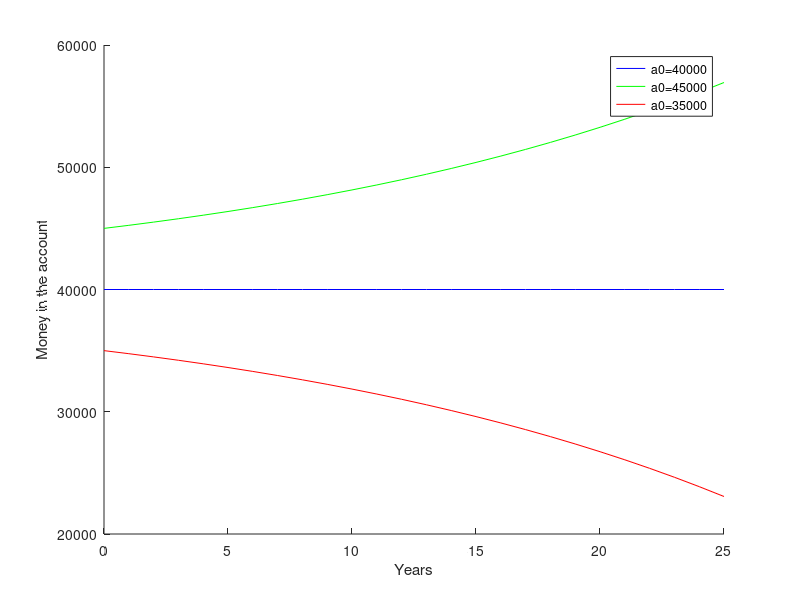

Reproduce this figure in MATLAB.
clear all
clc

% Parameters
interest_rate = 1.05;
withdraw = 2000;
years = 25;

% Initial Populations
a0_values = [40000, 45000, 35000];
colours = ["b", "g", "r"];

hold on
for i = 1:length(a0_values)
  a = zeros(1, years + 1); % Initialize Array for Population
  a(1) = a0_values(i); % Set Initial Population
  for n = 1:years
    a(n+1) = interest_rate * a(n) - withdraw; % Update Population
  end
  plot(0:years, a, colours(i)); % Plot population
end

xlabel("Years")
ylabel("Money in the account")
legend("a0=40000", "a0=45000", "a0=35000")
hold off

